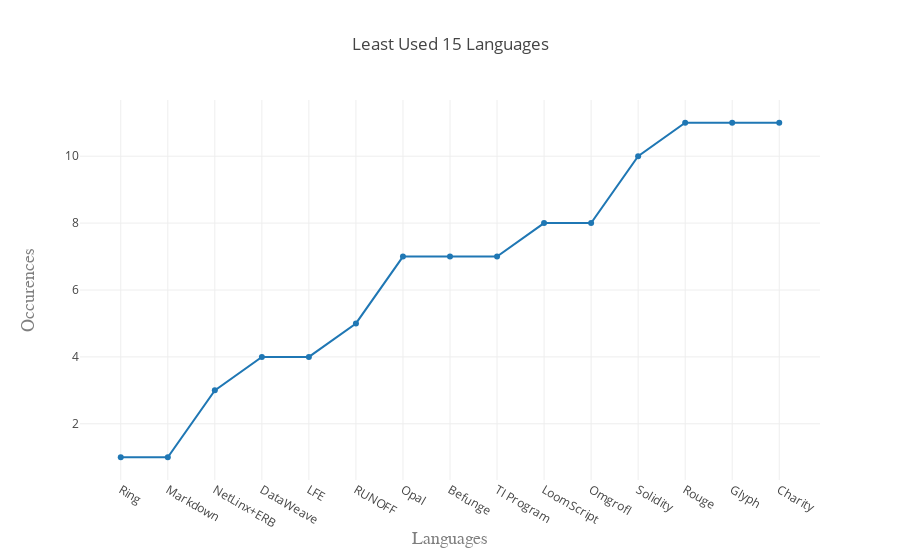

Notebook code cell kept with this figure:
### Markdown cell above
We filtered out the `languages` table from bigquery's dataset to only show the 15 languages with the lowest occurrences:
```sql
SELECT
  name,
  COUNT(*) AS occurences
FROM
  `bigquery-public-data.github_repos.languages` AS l,
  UNNEST(l.LANGUAGE)
GROUP BY
  name
ORDER BY
  occurences
  limit 15```

### Code cell
col = ['name', 'occurences', '']
csv_data = pandas.read_csv('least_languages.csv', names=col)
lang = csv_data.name.tolist()
occ = csv_data.occurences.tolist()
lang.pop(0)
occ.pop(0)
x = lang
y = occ

layout = Layout(
    title='Least Used 15 Languages',
    xaxis=dict(
        title='Languages',
        titlefont=dict(
            family='Arial, arial',
            size=18,
            color='#7f7f7f'
    )),
    yaxis=dict(
        title='Occurences',
        titlefont=dict(
            family='Arial, arial',
            size=18,
            color='#7f7f7f'
    ))
)


py.offline.iplot({
    "data": [Scatter(x=lang, y=occ)],
    "layout": layout
})

### Figure 1 — Plotly figure (JSON) as saved in the notebook; plotly's stock layout.template omitted (floating-point values rounded to 4 significant figures)
{"data": [{"type": "scatter", "x": ["Ring", "Markdown", "NetLinx+ERB", "DataWeave", "LFE", "RUNOFF", "Opal", "Befunge", "TI Program", "LoomScript", "Omgrofl", "Solidity", "Rouge", "Glyph", "Charity"], "y": ["1", "1", "3", "4", "4", "5", "7", "7", "7", "8", "8", "10", "11", "11", "11"]}], "layout": {"title": "Least Used 15 Languages", "xaxis": {"title": "Languages", "titlefont": {"color": "#7f7f7f", "family": "Arial, arial", "size": 18}}, "yaxis": {"title": "Occurences", "titlefont": {"color": "#7f7f7f", "family": "Arial, arial", "size": 18}}}}
